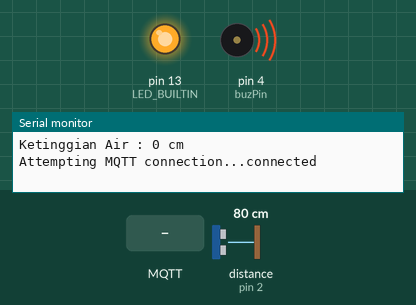
This sketch was run on a simulated Arduino Uno, built with avr-gcc and run on an emulated ATmega328P. On the bench: output pins drawn as LEDs (lit = HIGH), buzzer (waves = sounding, pin HIGH), the last lines printed to the serial monitor. Wiring (inferred from the names in the program): ultrasonic range finder: trigger pin 3; echo pin 2. Dashed ring = blinking. Inputs (shaded band) come from the test bench; at power-on: distance to the obstacle (sensor on pin 2) 80 cm. The echo pulse lasts 58.3 µs per cm; WiFi joins after 1.5 s; servers stay silent unless stated; no MQTT or app messages arrive unless stated; pins used as bus, display or sensor lines are not drawn.

Above: at 2.2 s.
2.3 s: distance to the obstacle (sensor on pin 2) set to 5 cm
5.2 s: distance to the obstacle (sensor on pin 2) set to 2 cm
At 7.11 s:
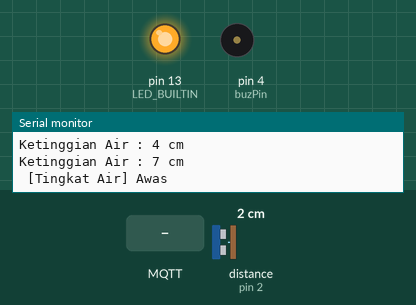
At 8.2 s:
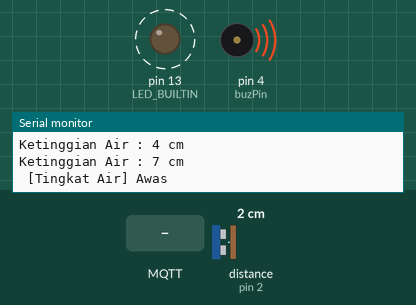
9.3 s: MQTT message "1" arrives on the first subscribed topic
12.8 s: MQTT message "0" arrives on the first subscribed topic
16.9 s: distance to the obstacle (sensor on pin 2) set to 4 cm
18.4 s: MQTT message "on" arrives on the first subscribed topic
Timing chart, 0 to 21.4 s (numbered marks = the images above; inputs shaded):
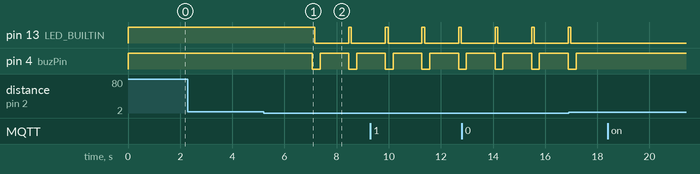

The sketch:

deteksi_ketinggian_air.ino
```cpp
#include <SPI.h>
#include <Ethernet.h>
#include <PubSubClient.h>

const int trigPin = 3;
const int echoPin = 2;
const int buzPin = 4;
const int ketinggianWadah = 8;
int ketinggianAir;

byte mac[]    = {  0xDE, 0xED, 0xBA, 0xFE, 0xFE, 0xED };
//publisher dan subscriber
IPAddress ip(10, 39, 52, 115);
IPAddress Mydns(10, 39, 52, 66);
IPAddress gateway(10, 39, 52, 254);
IPAddress subnet(255, 255, 255, 0);
//broker pengolah data
IPAddress server(10, 33, 109, 37);

// defines variables
long duration;
int distance;

void callback(char* topic, byte* payload, unsigned int length) {
  Serial.print("Message arrived [");
  Serial.print(topic);
  Serial.print("] ");
  for (int i = 0; i < length; i++) {
    Serial.print((char)payload[i]);
  }
  Serial.println();
}

EthernetClient ethClient;
PubSubClient client(ethClient);


void setup() {
  pinMode(trigPin, OUTPUT); // Sets the trigPin as an Output
  pinMode(echoPin, INPUT); // Sets the echoPin as an Input
  Serial.begin(9600); // Starts the serial communication
  pinMode(LED_BUILTIN, OUTPUT);
  digitalWrite(LED_BUILTIN, HIGH);

  pinMode(buzPin, OUTPUT);
  digitalWrite(buzPin, HIGH);
  client.setServer(server, 1883);
  client.setCallback(callback);

  Ethernet.begin(mac, ip, Mydns, gateway, subnet);
  // Allow the hardware to sort itself out
  delay(1000);

}
void reconnect() {
  // Loop until we're reconnected
  while (!client.connected()) {
    Serial.print("Attempting MQTT connection...");
    // Attempt to connect
    if (client.connect("air")) {
      Serial.println("connected");
      // Once connected, publish an announcement...
      client.publish("outTopic", "hello world");
      // ... and resubscribe
      client.subscribe("ketinggianAir");
    } else {
      Serial.print("failed, rc=");
      Serial.print(client.state());
      Serial.println(" try again in 5 seconds");
      // Wait 5 seconds before retrying
      delay(1000);
    }
  }
}
//
void sensorUltrasonic(int pinTrigger, int pinEcho)
{
  digitalWrite(trigPin, LOW);
  delayMicroseconds(2);
  digitalWrite(trigPin, HIGH);
  delayMicroseconds(10);
  digitalWrite(trigPin, LOW);
  duration = pulseIn(echoPin, HIGH);
  distance = duration * 0.034 / 2;

}


void loop() {
  sensorUltrasonic(trigPin, echoPin);
  ketinggianAir = ketinggianWadah - distance;
  if (ketinggianAir <= 0) {
    ketinggianAir = 0;
  }

  delay(1000);

  // Prints the distance on the Serial Monitor
  Serial.print("Ketinggian Air : ");
  Serial.print(ketinggianAir);
  Serial.println(" cm");
  digitalWrite(buzPin, LOW);
  if (ketinggianAir >= 6) {
    Serial.println(" [Tingkat Air] Awas");
    digitalWrite(LED_BUILTIN, HIGH);
    delay(100);
    digitalWrite(LED_BUILTIN, LOW);
    delay(100);
    digitalWrite(buzPin, LOW);
    delay(100);
    digitalWrite(buzPin, HIGH);
    delay(100);
  } else {
    digitalWrite(buzPin, HIGH);
  }

  //
  char buffer[10];
  dtostrf(ketinggianAir , 0, 0, buffer);
  if (!client.connected()) {
    reconnect();
  } else {
    client.publish("ketinggianAir", buffer);
  }
  client.loop();
}
```

Measured:
- the behaviour switches between 4 and 3 cm on distance to the obstacle (sensor on pin 2) (found by bisection; images 0 and 1)
- after the input at 5.2 s, pin 13 (LED_BUILTIN): HIGH → LOW after 2.0 s, → HIGH 1.3 s later, → LOW 0.10 s later; pin 4 (buzPin): alternates HIGH for 1.1 s and LOW for 0.30 s, starting after 1.9 s
